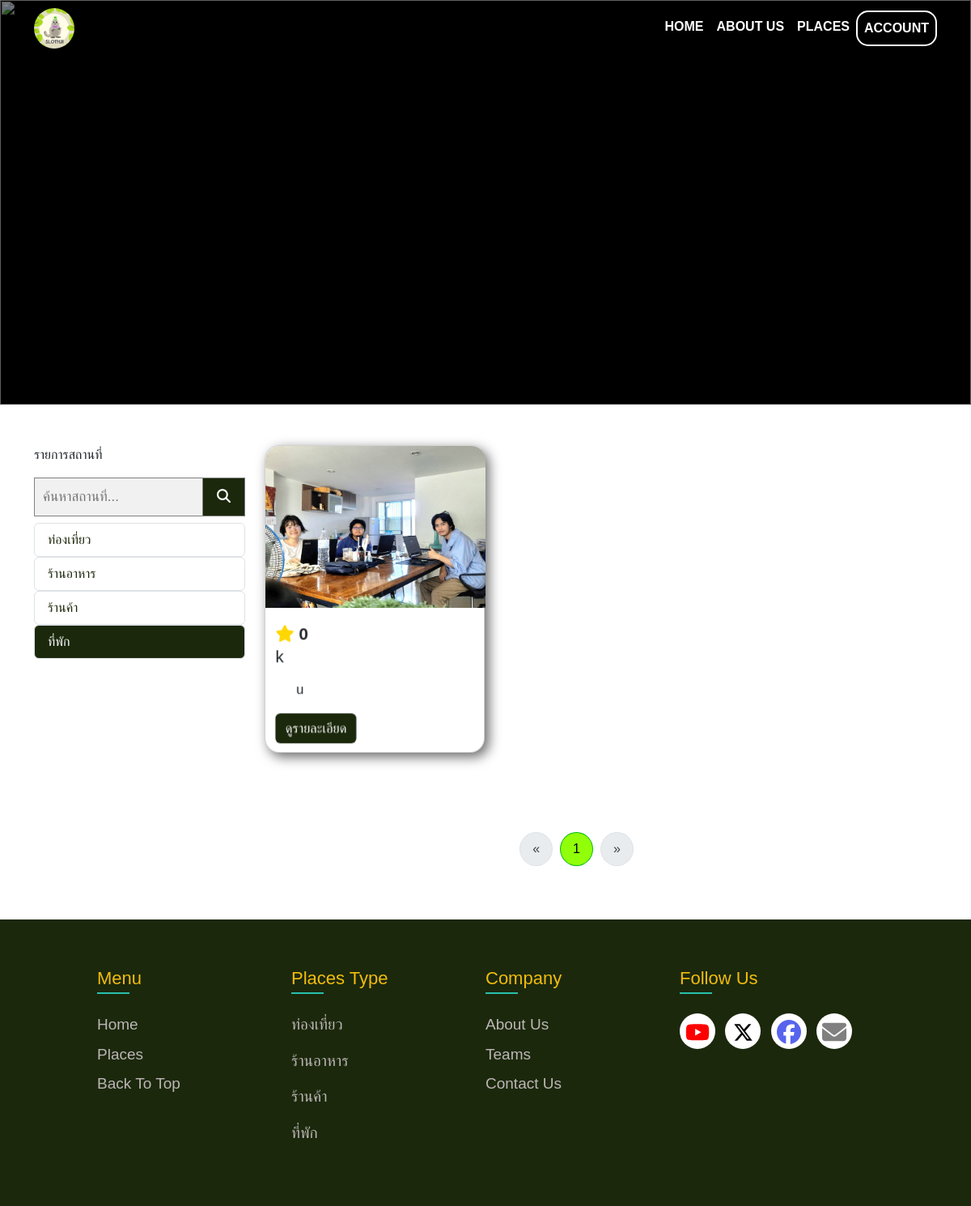
Page /places.php?type=15 on the committed database.
### tables this page shows
CREATE TABLE `typeplace` (
  `TypeID` int(10) NOT NULL,
  `TypeTitle` varchar(100) NOT NULL,
  `TypeImg` varchar(255) NOT NULL,
  `TypeDetail` text NOT NULL
);

CREATE TABLE `places` (
  `PlaceID` int(10) NOT NULL,
  `PlaceName` varchar(100) NOT NULL,
  `PlaceImg` varchar(150) NOT NULL,
  `PlaceTitle` varchar(100) NOT NULL,
  `PlaceSubTitle` text NOT NULL,
  `PlaceDetail` text NOT NULL,
  `PlaceLocation` text NOT NULL,
  `isVisible` tinyint(1) DEFAULT 1,
  `PlaceNumbers` int(10) NOT NULL DEFAULT 0,
  `TypeID` int(10) NOT NULL
);

### places.php (the view, shortened to what this page needs)
<?php
include 'dataDB.php';
$resultType = [];
$sqlType = "SELECT * FROM typeplace";
$typeQuery = $conn->query($sqlType);
if ($typeQuery->num_rows > 0) {
    while ($row = $typeQuery->fetch_assoc()) {
        $resultType[] = $row;
    }
}
$itemsPerPage = 9;
$currentPage = isset($_GET['page']) ? (int)$_GET['page'] : 1;
$currentPage = max($currentPage, 1);
$offset = ($currentPage - 1) * $itemsPerPage;
if (isset($_GET['search']) && !empty($_GET['search'])) {
    $search = $conn->real_escape_string($_GET['search']);
    $sql = "
        SELECT places.*, typeplace.TypeTitle
        FROM places
        JOIN typeplace ON places.TypeID = typeplace.TypeID
        WHERE places.PlaceTitle LIKE '%$search%' AND places.IsVisible = 1
        ORDER BY places.PlaceNumbers ASC
        LIMIT $itemsPerPage OFFSET $offset
    ";
    $countSql = "
        SELECT COUNT(*) AS total
        FROM places
        WHERE PlaceTitle LIKE '%$search%' AND IsVisible = 1
    ";
} elseif (isset($_GET['type'])) {
    $type = $conn->real_escape_string($_GET['type']);
    $sql = "
        SELECT places.*, typeplace.TypeTitle
        FROM places
        JOIN typeplace ON places.TypeID = typeplace.TypeID
        WHERE places.TypeID = '$type' AND places.IsVisible = 1
        ORDER BY places.PlaceNumbers ASC
        LIMIT $itemsPerPage OFFSET $offset
    ";
    $countSql = "
        SELECT COUNT(*) AS total
        FROM places
        WHERE TypeID = '$type' AND IsVisible = 1
    ";
}
$result = $conn->query($sql);
$countResult = $conn->query($countSql);
$totalItems = $countResult->fetch_assoc()['total'];
$totalPages = ceil($totalItems / $itemsPerPage);
$myplaces = [];
if ($result->num_rows > 0) {
    while ($row = $result->fetch_assoc()) {
        $myplaces[] = $row;
    }
}
$placeReviews = [];
foreach ($myplaces as $place) {
    $placeID = $place['PlaceID'];
    $sqlReview = "SELECT AVG(Rating) AS avgRating, COUNT(*) AS reviewCount FROM reviews WHERE PlaceID = '$placeID'";
    $reviewResult = $conn->query($sqlReview);
    if ($reviewResult && $reviewRow = $reviewResult->fetch_assoc()) {
        if ($reviewRow['reviewCount'] > 0) {
            $placeReviews[$placeID] = round($reviewRow['avgRating'], 1);
        } else {
            $placeReviews[$placeID] = 0;
        }
    }
}
?>
<!DOCTYPE html>
<html lang="en">
<head>
    <link
        href="https://cdn.jsdelivr.net/npm/bootstrap@5.3.3/dist/css/bootstrap.min.css"
        rel="stylesheet"
 />
    <link rel="stylesheet" href="https://cdnjs.cloudflare.com/ajax/libs/font-awesome/6.7.1/css/all.min.css" />
    <link href="https://cdn.jsdelivr.net/npm/aos@2.3.4/dist/aos.css" rel="stylesheet">
    <link rel="stylesheet" href="style.css" />
</head>
<body>
    <?php include 'navbar.php'; ?>
    <section class="locate-group">
        <div>
            <div class="container-fluid p-0 m-0">
                <div class="places-group">
                    <img src="./image/templeEx.jpg" class="placeBG d-block w-100">
                    <div class="place-title">
                        <h1>Places</h1>
                    </div>
                </div>
            </div>
        </div>
    </section>
    <?php if ($resultType): ?>
        <section class="locate-group">
            <div class="container">
                <div class="row mb-5">
                    <div class="col-lg-3 col-12 mb-4" data-aos="fade-up">
                        <p>รายการสถานที่</p>
                        <form class="example mb-2" autocomplete="off" action="places.php" method="GET" style="margin:auto;max-width:300px">
                            <input type="text" placeholder="ค้นหาสถานที่..." name="search" value="<?= isset($_GET['search']) ? $_GET['search'] : '' ?>">
                            <button type="submit" class="search-btn"><i class="fa fa-search search-btn"></i></button>
                        </form>
                        <?php foreach ($resultType as $place): ?>
                            <div class="list-group">
                                <a href="/newsloth/places.php?type=<?= $place['TypeID'] ?>"
                                    class="list-group-item list-group-item-action type-btn
                                    <?php if (isset($_GET['type'])) {
                                        if ($_GET['type'] == $place['TypeID']) {
                                            echo 'type-btn-active';
                                        }
                                    } ?>">
                                    <?= $place['TypeTitle'] ?>
                                </a>
                            </div>
                        <?php endforeach; ?>
                    </div>
                    <div class="col-12 col-lg-9 " data-aos="fade-up">
                        <div class="row">
                            <?php if (!empty($myplaces)): ?>
                                <?php foreach ($myplaces as $place): ?>
                                    <div class="show-card col-sm-12 col-md-6 col-lg-4 mb-5">
                                        <div class="card place-card-body" data-tilt>
                                            <img src="./adminbd/placepage/uploads/places/<?= $place['PlaceImg'] ?>" alt="...">
                                            <div class="card-body place-card-text">
                                                <?php if (isset($placeReviews[$place['PlaceID']])): ?>
                                                    <div class="place-rating">
                                                        <i class="fa fa-star" style="color: gold;"></i>
                                                        <span><?= $placeReviews[$place['PlaceID']] ?></span>
                                                    </div>
                                                <?php endif; ?>
                                                <h5 class="card-title mb-3"><?= $place['PlaceTitle'] ?></h5>
                                                <p class="card-text place-sub"><?= $place['PlaceSubTitle'] ?></p>
                                                <a href="blog.php?PlaceID=<?= $place['PlaceID']; ?>" class="btn btn-primary blog-btn">ดูรายละเอียด</a>
                                            </div>
                                        </div>
                                    </div>
                                <?php endforeach; ?>
                            <?php else: ?>
                                <p class="text-center">ไม่พบข้อมูลที่ค้นหา</p>
                            <?php endif; ?>
                            <?php if (!empty($myplaces)): ?>
                                <div class="paging container" data-aos="fade-up">
                                    <nav aria-label="Page navigation example">
                                        <ul class="pagination pagination-dark">
                                            <li class="page-item <?= $currentPage <= 1 ? 'disabled' : '' ?>">
                                                <a class="page-link pev-btn" href="?page=<?= $currentPage - 1 ?>" aria-label="Previous">
                                                    <span aria-hidden="true">&laquo;</span>
                                                </a>
                                            </li>
                                            <?php for ($i = 1; $i <= $totalPages; $i++): ?>
                                                <li class="page-item <?= $i == $currentPage ? 'active' : '' ?>">
                                                    <a class="page-link page-num" href="?page=<?= $i ?>"><?= $i ?></a>
                                                </li>
                                            <?php endfor; ?>
                                            <li class="page-item <?= $currentPage >= $totalPages ? 'disabled' : '' ?>">
                                                <a class="page-link next-btn" href="?page=<?= $currentPage + 1 ?>" aria-label="Next">
                                                    <span aria-hidden="true">&raquo;</span>
                                                </a>
                                            </li>
                                        </ul>
                                    </nav>
                                </div>
                            <?php endif; ?>
                        </div>
                    </div>
                </div>
            </div>
        </section>
    <?php endif; ?>
    <?php include 'footer.php' ?>
</body>
</html>

### footer.php (shortened to what this page needs)
<?php
$typesql = "SELECT * FROM typeplace";
$typeresult = $conn->query($typesql);
if ($typeresult->num_rows > 0) {
    $typeplaces = [];
    while ($row = $typeresult->fetch_assoc()) {
        $typeplaces[] = $row;
    }
} else {
    echo "No data found";
}
?>
<footer class="footer-body">
    <div class="footer-col col-lg-3 col-md-6 col-sm-6">
        <h4>Menu</h4>
        <ul>
            <li><a href="index.php">Home</a></li>
            <li><a href="places.php">Places</a></li>
            <li><a href="">Back to top</a></li>
        </ul>
    </div>
    <div class="footer-col col-lg-3 col-md-6 col-sm-6">
        <h4>Places Type</h4>
        <?php
        foreach ($typeplaces as $place): ?>
            <ul>
                <li><a href="/newsloth/places.php?type=<?= $place['TypeID'] ?>"><?= $place['TypeTitle'] ?></a></li>
            </ul>
        <?php endforeach; ?>
    </div>
    <div class="footer-col col-lg-3 col-md-6 col-sm-6">
        <h4>company</h4>
        <ul>
            <li><a href="#">about us</a></li>
            <li><a href="#">teams</a></li>
            <li><a href="#">contact us</a></li>
        </ul>
    </div>
    <div class="footer-col col-lg-3 col-md-6 col-sm-6">
        <h4>follow us</h4>
        <div class="links link-footer">
            <a href="#" class="social-btn"></a>
            <a href="#" class="social-btn"></a>
            <a href="#" class="social-btn"></a>
            <a href="#" class="social-btn"></a>
        </div>
    </div>
</footer>

### style.css (style rules this page uses)
* { margin: 0; padding: 0; }
body { margin: 0; padding: 0; font-family: sans-serif; }
.places-group { background-color: #000; }
.places-group .placeBG { width: 100%; height: 500px; opacity: 0.5; background-size: cover; position: relative; }
.place-title h1 { background-color: white; color: black; font-size: 10vw; font-weight: bold; text-transform: uppercase; border-radius: 10px; margin: 0 auto; padding: 10px; width: 45%; text-align: center; position: absolute; top: 50%; left: 50%; transform: translate(-50%, -50%); mix-blend-mode: screen; }
form.example input[type="text"] { padding: 10px; font-size: 17px; border: 1px solid grey; float: left; width: 80%; background: #f1f1f1; }
form.example button { float: left; width: 20%; padding: 10px; background: #2196f3; color: white; font-size: 17px; border: 1px solid grey; border-left: none; cursor: pointer; }
form.example::after { content: ""; clear: both; display: table; }
.place-rating { font-size: 20px; font-weight: 600; }
.place-card-body { justify-content: center; width: 17rem; height: auto; position: relative; border-radius: 18px; cursor: pointer; box-shadow: 5px 5px 15px rgba(0, 0, 0, 0.6); transform-style: preserve-3d; transform: perspective(1000px); }
.place-card-text { transform: translateZ(30px); }
.place-card-body img { width: 17rem; height: 200px; position: relative; background: linear-gradient(#fff0 0%, #fff0 70%, #1d1d1d 100%); object-fit: cover; border-top-left-radius: 18px; border-top-right-radius: 18px; }
.paging { margin-top: 50px; justify-items: center; margin-left: -30px; }
.pev-btn { content: "<"; }
* { box-sizing: border-box; }
.active, .demo:hover { opacity: 1; }
.locate-group { margin-bottom: 50px; }
.footer-body { display: flex; flex-wrap: wrap; margin-top: auto; background-color: rgb(27, 40, 12); padding: 60px 10%; }
.footer-body ul { list-style: none; padding-left: 0; }
.footer-col { width: 25%; }
.footer-col h4 { position: relative; margin-bottom: 30px; font-size: 22px; font-weight: 400; color: #f1bc0d; text-transform: capitalize; }
.footer-col h4::before { content: ""; position: absolute; left: 0; bottom: -6px; background-color: #27c0ac; width: 40px; height: 2px; }
.footer-body ul li:not(:last-child) { margin-bottom: 8px; }
.footer-body ul li a { display: block; font-size: 19px; text-transform: capitalize; color: #bdb6b6; text-decoration: none; transition: 0.4s; }
.links a { display: inline-block; width: 44px; height: 44px; color: #fff; background-color: rgba(40, 130, 214, 0.8); margin: 0 8px 8px 0; text-align: center; line-height: 44px; border-radius: 50%; transition: 0.4s; }
p.place-sub { overflow: hidden; display: -webkit-box; -webkit-line-clamp: 3; line-clamp: 3; -webkit-box-orient: vertical; text-indent: 25px; }
a.type-btn { color: rgba(27, 40, 12, 1); background: #fff; }
a.type-btn-active { color: #fff; background: rgba(27, 40, 12, 1) !important; transition: 0.3s; }
button.search-btn { color: #fff !important; background: rgba(27, 40, 12, 1) !important; }
a.blog-btn { background: rgba(27, 40, 12, 1) !important; color: #fff !important; border: none; }
.link-footer a { background: #fff; }
.pagination .page-item { border-radius: 50%; margin: 0 5px; }
.pagination .page-link { display: inline-block; background-color: #e4f5e6; border-radius: 50% !important; color: #000000; font-weight: 500; border: 1px solid #e4f5e6; padding: 8px 15px; text-align: center; transition: transform 0.2s ease, background-color 0.2s ease; }
.pagination .page-item.active .page-link { background-color: #91ff0a; color: rgb(0, 0, 0); border-color: #01b816; border-radius: 50%; }
.pagination .page-item.disabled .page-link { background-color: #e9ecef; color: #3d4042; border-color: #dee2e6; pointer-events: none; border-radius: 50%; }
.pagination .pev-btn, .pagination .next-btn { border-radius: 100% !important; background-color: #ffffff; color: #000000; }
a.social-btn { transition: transform 0.2s ease, background-color 0.2s ease; }

### rows in the picture
typeplace: TypeTitle "ท่องเที่ยว"
typeplace: TypeTitle "ร้านอาหาร"
typeplace: TypeTitle "ร้านค้า"
typeplace: TypeTitle "ที่พัก"
places: PlaceImg (picture), PlaceID "0", PlaceTitle "k", PlaceSubTitle "u"
